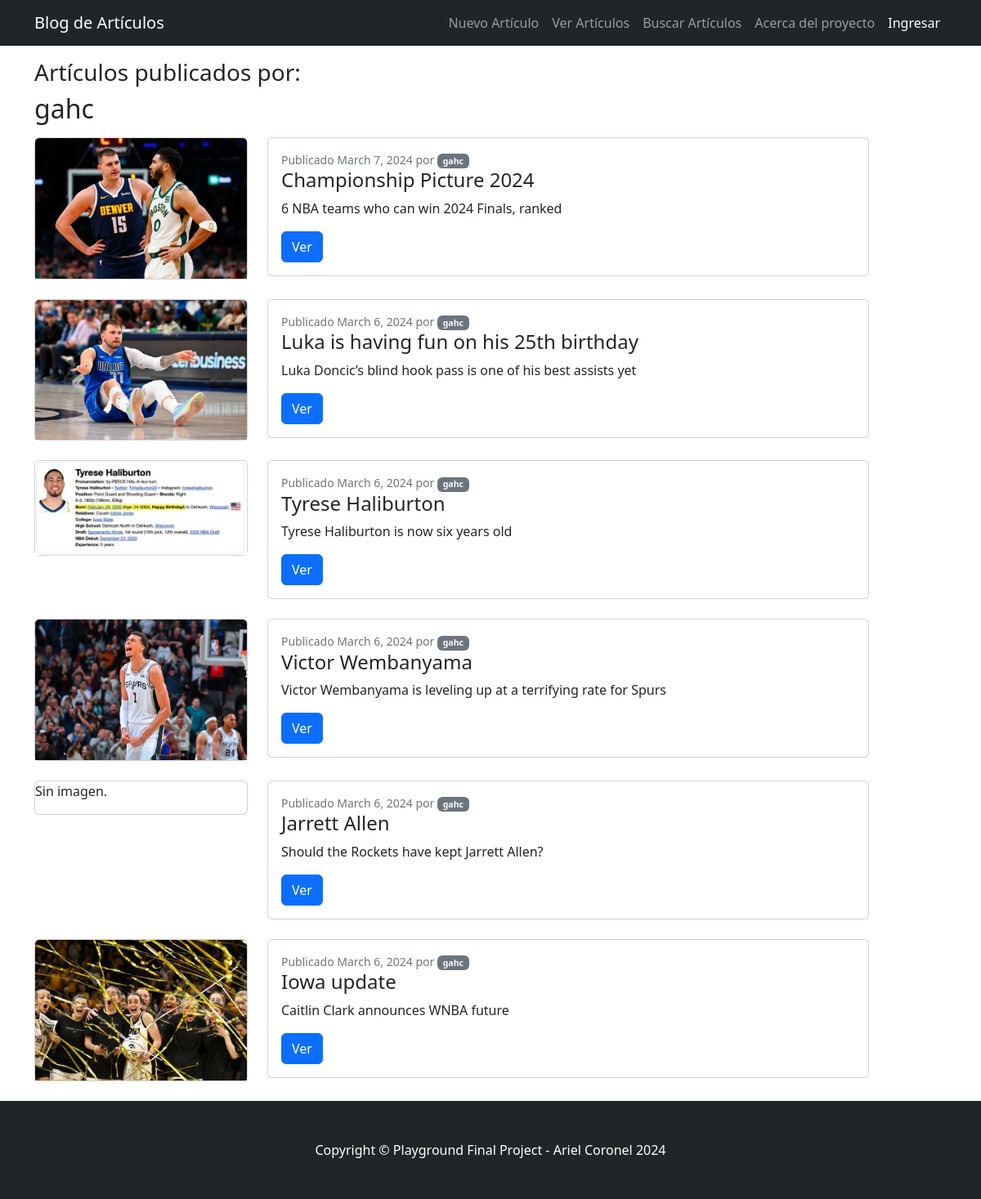
The page /ArtDetail/4/ArtListAutor on the database its author committed.
### Home/models.py (models this page shows)
class Articulo(models.Model):
    titulo         = models.CharField(max_length=255)
    subtitulo      = models.CharField(max_length=255)
    contenido      = models.TextField(null=True)
    autor          = models.ForeignKey(User, on_delete=models.CASCADE)
    fecha_creacion = models.DateField(auto_now_add=True, auto_now=False)
    imagen         = models.ImageField(upload_to='postales', null=True, blank=True)
    def __str__(self):
        return f"[{self.id}] {self.titulo} --- {self.autor} --- {self.fecha_creacion} --- {self.imagen}"

### Home/views.py (the view)
# urls.py: path('ArtDetail/<pk>/ArtListAutor', views.art_list_author, name="ArtListAutor"),
def art_list_author(request,pk):
    autor = pk
    print(autor)
    articulos = models.Articulo.objects.filter(autor=autor).order_by('-id')
    articulo = articulos[0]
    print(articulo)
    return render(request, 'Home/art_list_autor.html', { 'articulos' : articulos , 'articulo': articulo })

### Home/templates/Home/art_list_autor.html (shortened to what this page needs)
{% extends 'Home/base_home.html' %}
{% block    block_01 %}
        <div class="container">
            <div class="row">
                <div class="col-lg-8">
                <h3>Artículos publicados por: </h3>
                <h2>{{autor}}{{articulo.autor}} </h2>
                </div>
            </div>
        </div>
        <div class="container">
            <div class="row">
                {% if articulos %}
                {% for articulo in articulos %}
                <div class="col-lg-14">
                    <div class="row">
                        <div class="col-lg-3">
                            <div class="card mb-4">
                                {% if articulo.imagen %}
                                <a href="{% url 'ArtDetail' articulo.pk %}"><img class="card-img-top" src="{{articulo.imagen.url}}" alt="..." /></a>
                                {% else %}
                                <p>Sin imagen.</p>
                                {% endif %}
                            </div>
                        </div>
                        <div class="col-lg-8">
                            <div class="card mb-4">
                                <div class="card-body">
                                    <div
                                        class="small text-muted">Publicado {{articulo.fecha_creacion}} por
                                        <a class="badge bg-secondary text-decoration-none link-light" href="{% url 'ArtListAutor' articulo.autor.pk %}">{{articulo.autor}}</a>
                                    </div>
                                    <h2 class="card-title h4">{{articulo.titulo}}</h2>
                                    <p class="card-text">{{articulo.subtitulo}}</p>
                                    <a class="btn btn-primary" href="{% url 'ArtDetail' articulo.pk %}">Ver</a>
                                </div>
                            </div>
                        </div>
                    </div>
                </div>
                {% endfor %}
                {% else %}
                <p>No se encontraron publicaciones.</p>
                {% endif %}
                </div>
            </div>
{% endblock block_01 %}

### rows shown on the page
Articulo: autor "gahc", imagen (picture), fecha_creacion "March 7, 2024", titulo "Championship Picture 2024", subtitulo "6 NBA teams who can win 2024 Finals, ranked"
Articulo: imagen (picture), fecha_creacion "March 6, 2024", autor "gahc", titulo "Luka is having fun on his 25th birthday", subtitulo "Luka Doncic’s blind hook pass is one of his best assists yet"
Articulo: imagen (picture), fecha_creacion "March 6, 2024", autor "gahc", titulo "Tyrese Haliburton", subtitulo "Tyrese Haliburton is now six years old"
Articulo: imagen (picture), fecha_creacion "March 6, 2024", autor "gahc", titulo "Victor Wembanyama", subtitulo "Victor Wembanyama is leveling up at a terrifying rate for Spurs"
Articulo: imagen "Sin imagen.", fecha_creacion "March 6, 2024", autor "gahc", titulo "Jarrett Allen", subtitulo "Should the Rockets have kept Jarrett Allen?"
Articulo: imagen (picture), fecha_creacion "March 6, 2024", autor "gahc", titulo "Iowa update", subtitulo "Caitlin Clark announces WNBA future"
